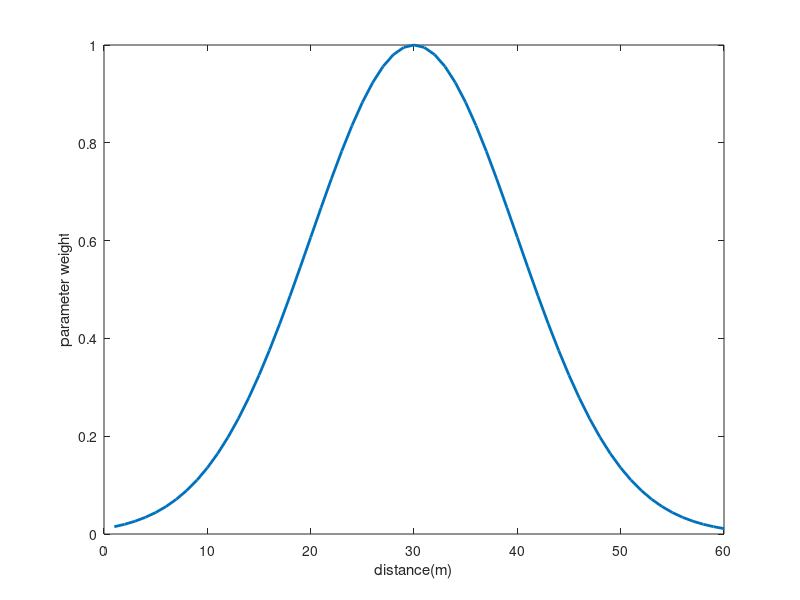

Reproduce this figure in MATLAB.
ref_size = 60;i = 1: ref_size;sigma = 10;f = 1 / (sqrt(2*pi)* sigma) *exp(-(i -ref_size/2).^2 / (2* sigma^2));maximum = max(f);f = 1 / maximum * f;figureplot(1:ref_size, f,'Linewidth',2)xlabel("distance(m)")ylabel("parameter weight")function [beta] = variable_para(ref_size,beta,idx)    sigma = 10;    i = 1: ref_size;    f = 1 / (sqrt(2*pi)* sigma) *exp(-(i -ref_size/2).^2 / (2* sigma^2));    maximum = max(f);    f = beta / maximum * f;    beta = f(idx);end